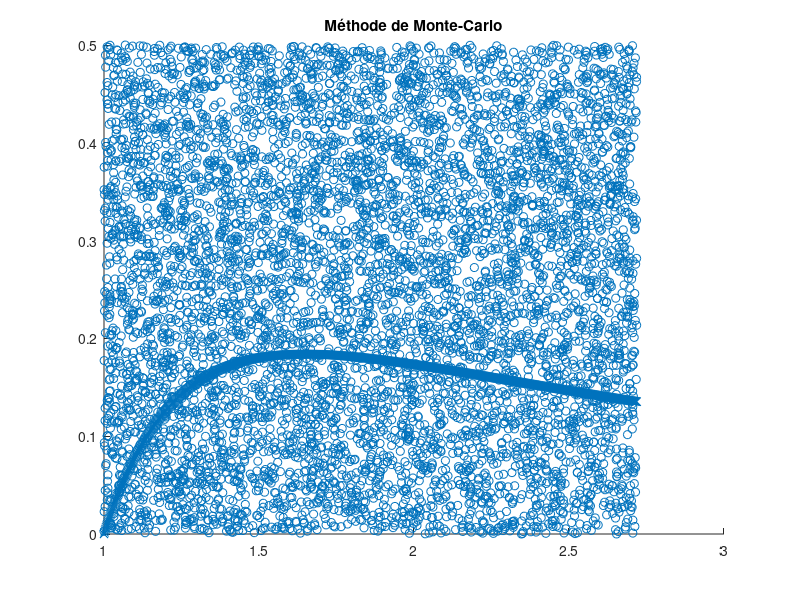

Reproduce this figure in MATLAB.
clear variables;
close all;
%{
Programme qui traite de la méthode de monte carlo
%}

%Fonctions anonymes de la partie 1
mitrailleuse = @(nb) rand(nb,2)
fonctioncercle = @(ant) sqrt(1-ant^2)

%Fonctions anonymes de la partie 2
mitrailleuseABS = @(nb) ones(nb,1)*exp(1)-(exp(1)-1)*rand(nb,1)
mitrailleuseORD = @(nb) ones(nb,1)*0.5-(0.5)*rand(nb,1)
%A vertu a être utilisée avec des scalaires (pas de ./)
fonction1 = @(ant) log(ant)/(ant^2)

question = 2
switch question;
  case 1
    x = linspace(0,1,1000);
    %j'ai défini fonctioncercle après pour les calculs
    y = sqrt(1-x.^2);
    nbtirs=10000
    tirs = mitrailleuse(nbtirs);    
    %=====Affichage=====
    figure(1); hold on;
    %trace le cercle
    plot(x,y,'x'); hold on;
    %trace les points
    scatter(tirs(:,1),tirs(:,2));
    title("Méthode de Monte-Carlo");
    %===================
    %=====Calculs=====
    touche=0
    %{
    Comme je n'utilise pas la même série
    de point pour faire mes tirs et mon cercle
    je vais devoir créer les images des antécédants
    utilisées par les tirs pour comparer
    
    On aurais pu utiliser la norme des points puisque
    on se base sur le point (0,0)
    %}
    for i=1:nbtirs
      if tirs(i,2) < fonctioncercle(tirs(i,1));
        touche=touche+1
      end
    end
    %=================
    %=====Resultats=====
    ppi = touche/nbtirs * 4;
    text1 = sprintf('Nombre total de points : %d', nbtirs);
    text2 = sprintf('Nombre de points dans le quadrant : %d', touche);
    text3 = sprintf('Valeur approximative de pi : %f', ppi);
    disp('APPROXIMATION DE PI (METHODE DE MONTE-CARLO)')
    disp(text1)
    disp(text2)
    disp(text3)
    %===================
    
  case 2
    %{
    Pour réaliser le calcul théorique on réalise une IPP
    ou on utilise wolframalpha XD
    on obtient (e-2)/e qui vaut a peu pres 0,26424
    %}
    x=linspace(1,exp(1),1000)
    y = log(x)./(x.^2);
    nbtirs=7000
    tirsABS = mitrailleuseABS(nbtirs);
    tirsORD = mitrailleuseORD(nbtirs);
    tirs=[tirsABS,tirsORD]
    %=====Affichage=====
    figure(1); hold on;
    %trace le cercle
    plot(x,y,'x');
    hold on;
    %trace les points
    scatter(tirs(:,1),tirs(:,2));
    title("Méthode de Monte-Carlo");
    %===================
    %=====Calculs=====
    touche=0
    %{
    Comme je n'utilise pas la même série
    de point pour faire mes tirs et mon cercle
    je vais devoir créer les images des antécédants
    utilisées par les tirs pour comparer
    
    On aurais pu utiliser la norme des points puisque
    on se base sur le point (0,0)
    %}
    for i=1:nbtirs
      if tirs(i,2) < fonction1(tirs(i,1));
        touche=touche+1
      end
    end
    %=================
    %=====Resultats=====
    integ = touche/nbtirs*(0.5*(exp(1)-1));
    text1 = sprintf('Nombre total de points : %d', nbtirs);
    text2 = sprintf('Nombre de points dans le quadrant : %d', touche);
    text3 = sprintf('Valeur approximative de l''intégrale : %f', integ);
    disp('APPROXIMATION DE PI (METHODE DE MONTE-CARLO)')
    disp(text1)
    disp(text2)
    disp(text3)
    %===================
    
    
    
    
    
    
end
